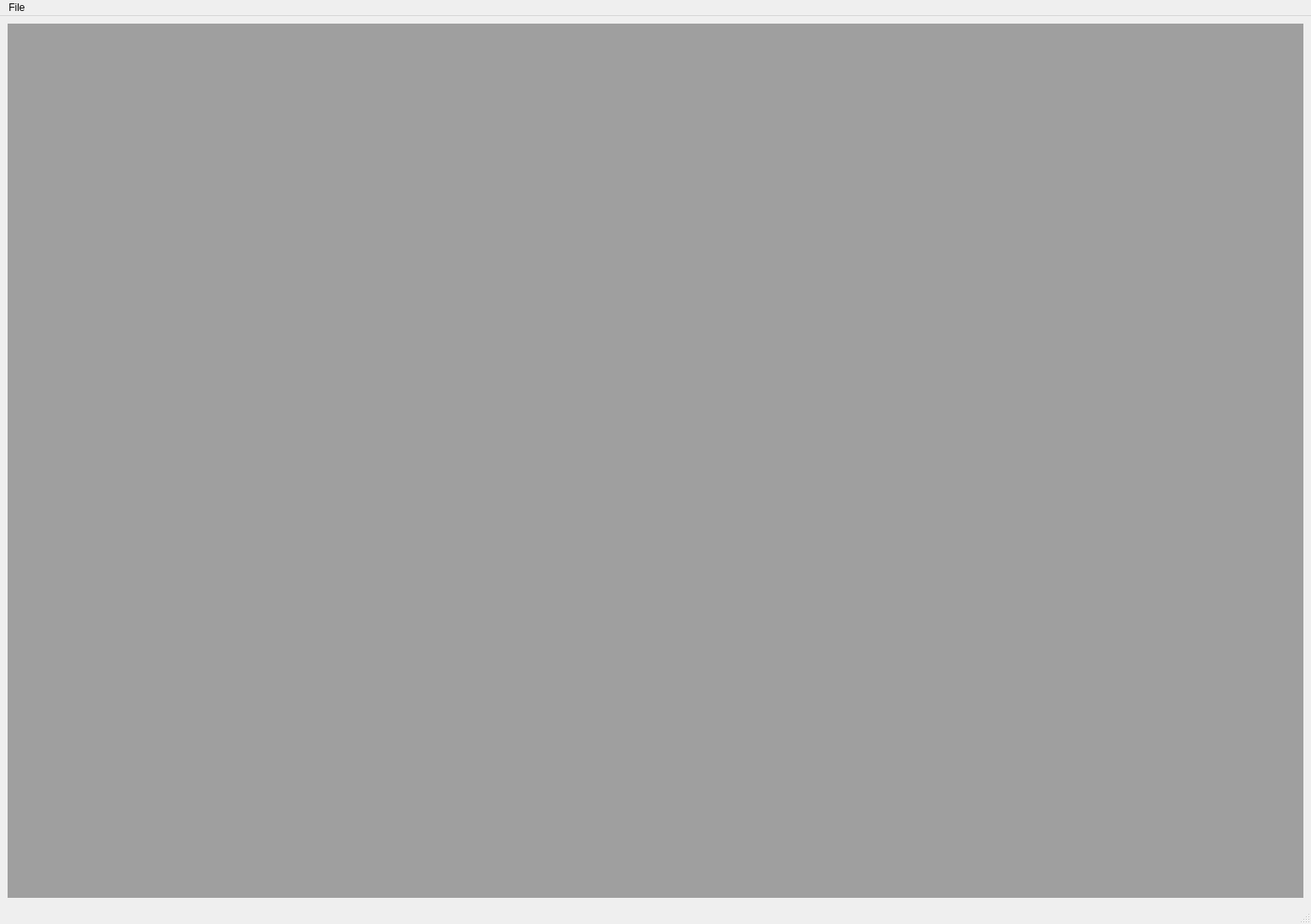
<?xml version="1.0" encoding="UTF-8"?>
<ui version="4.0">
 <class>MainWindow</class>
 <widget class="QMainWindow" name="MainWindow">
  <property name="geometry">
   <rect>
    <x>0</x>
    <y>0</y>
    <width>1553</width>
    <height>1095</height>
   </rect>
  </property>
  <property name="windowTitle">
   <string>MainWindow</string>
  </property>
  <widget class="QWidget" name="centralwidget">
   <layout class="QVBoxLayout" name="verticalLayout">
    <item>
     <widget class="QMdiArea" name="mdiArea_main">
      <property name="viewMode">
       <enum>QMdiArea::SubWindowView</enum>
      </property>
      <property name="tabsClosable">
       <bool>false</bool>
      </property>
      <widget class="QWidget" name="subwindow_main_menu">
       <property name="windowTitle">
        <string>Subwindow</string>
       </property>
       <property name="styleSheet">
        <string notr="true">border-image: url(:/Menu/images/stardewbackground.png);</string>
       </property>
       <layout class="QVBoxLayout" name="verticalLayout_5">
        <item>
         <widget class="QLabel" name="label_main_menu_image">
          <property name="styleSheet">
           <string notr="true">image: url(:/Menu/images/Main_Logo.png);
border-image: transparent</string>
          </property>
          <property name="text">
           <string/>
          </property>
          <property name="scaledContents">
           <bool>true</bool>
          </property>
         </widget>
        </item>
        <item>
         <layout class="QHBoxLayout" name="horizontalLayout">
          <item>
           <layout class="QVBoxLayout" name="verticalLayout_images2">
            <item>
             <widget class="QLabel" name="label_pumpkin_image">
              <property name="styleSheet">
               <string notr="true">image: url(:/Menu/images/pumpkin.png);
border-image: transparent</string>
              </property>
              <property name="text">
               <string/>
              </property>
             </widget>
            </item>
            <item>
             <widget class="QLabel" name="label_starfruitseed_image">
              <property name="styleSheet">
               <string notr="true">image: url(:/Menu/images/starfruitseed.png);
border-image: transparent</string>
              </property>
              <property name="text">
               <string/>
              </property>
             </widget>
            </item>
            <item>
             <widget class="QLabel" name="label_fairyrose_image">
              <property name="styleSheet">
               <string notr="true">image: url(:/Menu/images/Fairy_Rose.png);
border-image: transparent</string>
              </property>
              <property name="text">
               <string/>
              </property>
             </widget>
            </item>
            <item>
             <widget class="QLabel" name="label_redcabbage_image">
              <property name="styleSheet">
               <string notr="true">image: url(:/Menu/images/Red_Cabbage.png);
border-image: transparent</string>
              </property>
              <property name="text">
               <string/>
              </property>
             </widget>
            </item>
           </layout>
          </item>
          <item>
           <layout class="QVBoxLayout" name="verticalLayout_main_menu_buttons">
            <item>
             <widget class="QPushButton" name="push_new">
              <property name="font">
               <font>
                <family>Segoe Script</family>
                <pointsize>16</pointsize>
               </font>
              </property>
              <property name="toolTip">
               <string>&lt;html&gt;&lt;head/&gt;&lt;body&gt;&lt;p&gt;&lt;span style=&quot; font-size:10pt; font-weight:600;&quot;&gt;Create a new planner to determine costs and profits for your farm.&lt;/span&gt;&lt;/p&gt;&lt;/body&gt;&lt;/html&gt;</string>
              </property>
              <property name="styleSheet">
               <string notr="true">QPushButton {
    border: 2px solid black;
    border-radius: 5px; 
	background-color: rgb(255, 255, 255);
	border-image: transparent	
}
QPushButton:hover {
    background-color: lightblue; 
}

QToolTip {
	background-color: rgb(255, 255, 255);
    border: 2px solid black;
	border-radius: 5px; 
	border-image: transparent
}</string>
              </property>
              <property name="text">
               <string>Create New Planner</string>
              </property>
             </widget>
            </item>
            <item>
             <widget class="QPushButton" name="push_load">
              <property name="font">
               <font>
                <family>Segoe Script</family>
                <pointsize>16</pointsize>
               </font>
              </property>
              <property name="styleSheet">
               <string notr="true">QPushButton {
    border: 2px solid black;
    border-radius: 5px; 
	background-color: rgb(255, 255, 255);
	border-image: transparent	
}
QPushButton:hover {
    background-color: lightblue; 
}</string>
              </property>
              <property name="text">
               <string>Load Planner</string>
              </property>
             </widget>
            </item>
            <item>
             <widget class="QPushButton" name="push_options">
              <property name="font">
               <font>
                <family>Segoe Script</family>
                <pointsize>16</pointsize>
               </font>
              </property>
              <property name="styleSheet">
               <string notr="true">QPushButton {
    border: 2px solid black;
    border-radius: 5px; 
	background-color: rgb(255, 255, 255);
	border-image: transparent	
}
QPushButton:hover {
    background-color: lightblue; 
}</string>
              </property>
              <property name="text">
               <string>Options</string>
              </property>
             </widget>
            </item>
            <item>
             <widget class="QPushButton" name="push_exit">
              <property name="font">
               <font>
                <family>Segoe Script</family>
                <pointsize>16</pointsize>
               </font>
              </property>
              <property name="toolTip">
               <string>&lt;html&gt;&lt;head/&gt;&lt;body&gt;&lt;p&gt;&lt;span style=&quot; font-size:10pt; font-weight:600;&quot;&gt;Exit Program&lt;/span&gt;&lt;/p&gt;&lt;/body&gt;&lt;/html&gt;</string>
              </property>
              <property name="styleSheet">
               <string notr="true">QPushButton {
    border: 2px solid black;
    border-radius: 5px; 
	background-color: rgb(255, 255, 255);
	border-image: transparent	
}
QPushButton:hover {
    background-color: lightblue; 
}

QToolTip {
	background-color: rgb(255, 255, 255);
    border: 2px solid black;
	border-radius: 5px; 
	border-image: transparent
}</string>
              </property>
              <property name="text">
               <string>Exit</string>
              </property>
             </widget>
            </item>
           </layout>
          </item>
          <item>
           <layout class="QVBoxLayout" name="verticalLayout_images">
            <item>
             <widget class="QLabel" name="label_melon_image">
              <property name="styleSheet">
               <string notr="true">image: url(:/Menu/images/Melon.png);
border-image: transparent</string>
              </property>
              <property name="text">
               <string/>
              </property>
             </widget>
            </item>
            <item>
             <widget class="QLabel" name="label_pineappleseed_image">
              <property name="styleSheet">
               <string notr="true">image: url(:/Menu/images/Pineapple_Seeds.png);
border-image: transparent</string>
              </property>
              <property name="text">
               <string/>
              </property>
             </widget>
            </item>
            <item>
             <widget class="QLabel" name="label_poppy_image">
              <property name="styleSheet">
               <string notr="true">image: url(:/Menu/images/Poppy.png);
border-image: transparent</string>
              </property>
              <property name="text">
               <string/>
              </property>
             </widget>
            </item>
            <item>
             <widget class="QLabel" name="label_rhubarb_image">
              <property name="styleSheet">
               <string notr="true">image: url(:/Menu/images/Rhubarb.png);
border-image: transparent</string>
              </property>
              <property name="text">
               <string/>
              </property>
             </widget>
            </item>
           </layout>
          </item>
         </layout>
        </item>
       </layout>
      </widget>
      <widget class="QWidget" name="subwindow_planner">
       <property name="windowTitle">
        <string>Subwindow</string>
       </property>
       <layout class="QHBoxLayout" name="horizontalLayout_11">
        <item>
         <layout class="QVBoxLayout" name="verticalLayout_return_main_menu">
          <item>
           <widget class="QPushButton" name="push_return">
            <property name="font">
             <font>
              <pointsize>14</pointsize>
             </font>
            </property>
            <property name="text">
             <string>Return to Main Menu</string>
            </property>
           </widget>
          </item>
          <item>
           <spacer name="verticalSpacer">
            <property name="orientation">
             <enum>Qt::Vertical</enum>
            </property>
            <property name="sizeHint" stdset="0">
             <size>
              <width>20</width>
              <height>40</height>
             </size>
            </property>
           </spacer>
          </item>
         </layout>
        </item>
        <item>
         <layout class="QVBoxLayout" name="verticalLayout_8">
          <item>
           <widget class="QLabel" name="label_planner_title">
            <property name="font">
             <font>
              <family>Segoe Script</family>
              <pointsize>22</pointsize>
              <weight>75</weight>
              <bold>true</bold>
              <underline>true</underline>
             </font>
            </property>
            <property name="layoutDirection">
             <enum>Qt::LeftToRight</enum>
            </property>
            <property name="text">
             <string>Planner</string>
            </property>
            <property name="alignment">
             <set>Qt::AlignCenter</set>
            </property>
           </widget>
          </item>
          <item>
           <layout class="QHBoxLayout" name="horizontalLayout_4">
            <item>
             <widget class="QLabel" name="label_farming_level">
              <property name="font">
               <font>
                <pointsize>18</pointsize>
               </font>
              </property>
              <property name="text">
               <string>Farming Level:</string>
              </property>
             </widget>
            </item>
            <item>
             <widget class="QSpinBox" name="spinner_farming_level">
              <property name="font">
               <font>
                <pointsize>18</pointsize>
               </font>
              </property>
             </widget>
            </item>
            <item>
             <widget class="QLabel" name="label_perk_1">
              <property name="font">
               <font>
                <pointsize>18</pointsize>
               </font>
              </property>
              <property name="text">
               <string>Perk 1:</string>
              </property>
             </widget>
            </item>
            <item>
             <widget class="QComboBox" name="combo_perk_1">
              <property name="font">
               <font>
                <pointsize>18</pointsize>
               </font>
              </property>
             </widget>
            </item>
            <item>
             <widget class="QLabel" name="label_perk_2">
              <property name="font">
               <font>
                <pointsize>18</pointsize>
               </font>
              </property>
              <property name="text">
               <string>Perk 2:</string>
              </property>
             </widget>
            </item>
            <item>
             <widget class="QComboBox" name="combo_perk_2">
              <property name="font">
               <font>
                <pointsize>18</pointsize>
               </font>
              </property>
             </widget>
            </item>
           </layout>
          </item>
          <item>
           <widget class="QMdiArea" name="mdiArea_table">
            <widget class="QWidget" name="subwindow_table">
             <property name="windowTitle">
              <string>Subwindow</string>
             </property>
             <layout class="QVBoxLayout" name="verticalLayout_7">
              <item>
               <widget class="QTableWidget" name="table_planner"/>
              </item>
              <item>
               <layout class="QVBoxLayout" name="verticalLayout_2">
                <item>
                 <layout class="QHBoxLayout" name="horizontalLayout_9">
                  <item>
                   <widget class="QLabel" name="label_cost_name">
                    <property name="font">
                     <font>
                      <pointsize>18</pointsize>
                     </font>
                    </property>
                    <property name="frameShape">
                     <enum>QFrame::WinPanel</enum>
                    </property>
                    <property name="frameShadow">
                     <enum>QFrame::Raised</enum>
                    </property>
                    <property name="text">
                     <string>Total Cost:</string>
                    </property>
                   </widget>
                  </item>
                  <item>
                   <widget class="QLabel" name="label_cost_amount">
                    <property name="font">
                     <font>
                      <pointsize>18</pointsize>
                     </font>
                    </property>
                    <property name="text">
                     <string>0</string>
                    </property>
                    <property name="alignment">
                     <set>Qt::AlignRight|Qt::AlignTrailing|Qt::AlignVCenter</set>
                    </property>
                   </widget>
                  </item>
                  <item>
                   <widget class="QLabel" name="label_g_cost">
                    <property name="font">
                     <font>
                      <pointsize>18</pointsize>
                     </font>
                    </property>
                    <property name="text">
                     <string>g</string>
                    </property>
                   </widget>
                  </item>
                  <item>
                   <widget class="QLabel" name="label_gross_name">
                    <property name="font">
                     <font>
                      <pointsize>18</pointsize>
                     </font>
                    </property>
                    <property name="frameShape">
                     <enum>QFrame::WinPanel</enum>
                    </property>
                    <property name="frameShadow">
                     <enum>QFrame::Raised</enum>
                    </property>
                    <property name="text">
                     <string>Estimated Gross Profit:</string>
                    </property>
                   </widget>
                  </item>
                  <item>
                   <widget class="QLabel" name="label_gross_amount">
                    <property name="font">
                     <font>
                      <pointsize>18</pointsize>
                     </font>
                    </property>
                    <property name="text">
                     <string>0</string>
                    </property>
                    <property name="alignment">
                     <set>Qt::AlignRight|Qt::AlignTrailing|Qt::AlignVCenter</set>
                    </property>
                   </widget>
                  </item>
                  <item>
                   <widget class="QLabel" name="label_g_gross">
                    <property name="font">
                     <font>
                      <pointsize>18</pointsize>
                     </font>
                    </property>
                    <property name="text">
                     <string>g</string>
                    </property>
                   </widget>
                  </item>
                  <item>
                   <widget class="QLabel" name="label_net_name">
                    <property name="font">
                     <font>
                      <pointsize>18</pointsize>
                     </font>
                    </property>
                    <property name="frameShape">
                     <enum>QFrame::WinPanel</enum>
                    </property>
                    <property name="frameShadow">
                     <enum>QFrame::Raised</enum>
                    </property>
                    <property name="text">
                     <string>Estimated Net Profit:</string>
                    </property>
                   </widget>
                  </item>
                  <item>
                   <widget class="QLabel" name="label_net_amount">
                    <property name="font">
                     <font>
                      <pointsize>18</pointsize>
                     </font>
                    </property>
                    <property name="text">
                     <string>0</string>
                    </property>
                    <property name="alignment">
                     <set>Qt::AlignRight|Qt::AlignTrailing|Qt::AlignVCenter</set>
                    </property>
                   </widget>
                  </item>
                  <item>
                   <widget class="QLabel" name="label_g_net">
                    <property name="font">
                     <font>
                      <pointsize>18</pointsize>
                     </font>
                    </property>
                    <property name="text">
                     <string>g</string>
                    </property>
                   </widget>
                  </item>
                 </layout>
                </item>
                <item>
                 <layout class="QHBoxLayout" name="horizontalLayout_del_search_add">
                  <item>
                   <widget class="QPushButton" name="push_delete_crop">
                    <property name="font">
                     <font>
                      <pointsize>14</pointsize>
                     </font>
                    </property>
                    <property name="text">
                     <string>Delete Crop</string>
                    </property>
                   </widget>
                  </item>
                  <item>
                   <spacer name="horizontalSpacer_2">
                    <property name="orientation">
                     <enum>Qt::Horizontal</enum>
                    </property>
                    <property name="sizeHint" stdset="0">
                     <size>
                      <width>40</width>
                      <height>20</height>
                     </size>
                    </property>
                   </spacer>
                  </item>
                  <item>
                   <widget class="QLineEdit" name="lineEdit_search">
                    <property name="font">
                     <font>
                      <pointsize>14</pointsize>
                     </font>
                    </property>
                   </widget>
                  </item>
                  <item>
                   <widget class="QPushButton" name="push_search">
                    <property name="font">
                     <font>
                      <pointsize>14</pointsize>
                     </font>
                    </property>
                    <property name="text">
                     <string>Search</string>
                    </property>
                   </widget>
                  </item>
                  <item>
                   <spacer name="horizontalSpacer">
                    <property name="orientation">
                     <enum>Qt::Horizontal</enum>
                    </property>
                    <property name="sizeHint" stdset="0">
                     <size>
                      <width>40</width>
                      <height>20</height>
                     </size>
                    </property>
                   </spacer>
                  </item>
                  <item>
                   <widget class="QPushButton" name="push_add_crop">
                    <property name="font">
                     <font>
                      <pointsize>14</pointsize>
                     </font>
                    </property>
                    <property name="text">
                     <string>Add Crop</string>
                    </property>
                   </widget>
                  </item>
                 </layout>
                </item>
               </layout>
              </item>
             </layout>
            </widget>
            <widget class="QWidget" name="subwindow_addcrop">
             <property name="windowTitle">
              <string>Subwindow</string>
             </property>
             <layout class="QVBoxLayout" name="verticalLayout_6">
              <item>
               <widget class="QLabel" name="label_add_crop_title">
                <property name="font">
                 <font>
                  <family>Segoe Script</family>
                  <pointsize>20</pointsize>
                  <underline>true</underline>
                 </font>
                </property>
                <property name="styleSheet">
                 <string notr="true">image: url(:/Planner/images/1730866778_stardew_valley.jpg);

color: rgb(255, 255, 255);</string>
                </property>
                <property name="text">
                 <string>Add a crop to your planner</string>
                </property>
                <property name="alignment">
                 <set>Qt::AlignHCenter|Qt::AlignTop</set>
                </property>
               </widget>
              </item>
              <item>
               <layout class="QVBoxLayout" name="verticalLayout_3">
                <item>
                 <layout class="QHBoxLayout" name="horizontalLayout_5">
                  <item>
                   <widget class="QLabel" name="label_season_planted">
                    <property name="font">
                     <font>
                      <pointsize>14</pointsize>
                     </font>
                    </property>
                    <property name="text">
                     <string>Season planted in:</string>
                    </property>
                   </widget>
                  </item>
                  <item>
                   <widget class="QComboBox" name="combo_season_planted">
                    <property name="font">
                     <font>
                      <pointsize>14</pointsize>
                     </font>
                    </property>
                    <property name="toolTip">
                     <string>&lt;html&gt;&lt;head/&gt;&lt;body&gt;&lt;p&gt;&lt;br/&gt;&lt;/p&gt;&lt;/body&gt;&lt;/html&gt;</string>
                    </property>
                   </widget>
                  </item>
                  <item>
                   <widget class="QLabel" name="label_sprinkler_image">
                    <property name="styleSheet">
                     <string notr="true">image: url(:/Planner/images/Sprinkler.png);</string>
                    </property>
                    <property name="text">
                     <string/>
                    </property>
                   </widget>
                  </item>
                 </layout>
                </item>
                <item>
                 <layout class="QHBoxLayout" name="horizontalLayout_2">
                  <item>
                   <widget class="QLabel" name="label_select_seed">
                    <property name="font">
                     <font>
                      <pointsize>14</pointsize>
                     </font>
                    </property>
                    <property name="text">
                     <string>Select Seed:</string>
                    </property>
                   </widget>
                  </item>
                  <item>
                   <widget class="QComboBox" name="combo_seed_name">
                    <property name="font">
                     <font>
                      <pointsize>14</pointsize>
                     </font>
                    </property>
                   </widget>
                  </item>
                  <item>
                   <widget class="QLabel" name="label_hoe_image">
                    <property name="styleSheet">
                     <string notr="true">image: url(:/Planner/images/Hoe.png);</string>
                    </property>
                    <property name="text">
                     <string/>
                    </property>
                   </widget>
                  </item>
                 </layout>
                </item>
                <item>
                 <layout class="QHBoxLayout" name="horizontalLayout_3">
                  <item>
                   <widget class="QLabel" name="label_amount_purchased">
                    <property name="font">
                     <font>
                      <pointsize>14</pointsize>
                     </font>
                    </property>
                    <property name="text">
                     <string>Amount Purchased:</string>
                    </property>
                   </widget>
                  </item>
                  <item>
                   <widget class="QSpinBox" name="spin_amount_purchased">
                    <property name="font">
                     <font>
                      <pointsize>14</pointsize>
                     </font>
                    </property>
                   </widget>
                  </item>
                  <item>
                   <widget class="QLabel" name="label_watering_can_image">
                    <property name="styleSheet">
                     <string notr="true">image: url(:/Planner/images/Watering_Can.png);</string>
                    </property>
                    <property name="text">
                     <string/>
                    </property>
                   </widget>
                  </item>
                 </layout>
                </item>
                <item>
                 <layout class="QHBoxLayout" name="horizontalLayout_6">
                  <item>
                   <widget class="QLabel" name="label_day_planted">
                    <property name="font">
                     <font>
                      <pointsize>14</pointsize>
                     </font>
                    </property>
                    <property name="text">
                     <string>Day planted on:</string>
                    </property>
                   </widget>
                  </item>
                  <item>
                   <widget class="QSpinBox" name="spin_day_planted">
                    <property name="font">
                     <font>
                      <pointsize>14</pointsize>
                     </font>
                    </property>
                   </widget>
                  </item>
                  <item>
                   <widget class="QLabel" name="label_scarecrow_image">
                    <property name="styleSheet">
                     <string notr="true">image: url(:/Planner/images/Scarecrow.png);</string>
                    </property>
                    <property name="text">
                     <string/>
                    </property>
                   </widget>
                  </item>
                 </layout>
                </item>
                <item>
                 <layout class="QHBoxLayout" name="horizontalLayout_7">
                  <item>
                   <widget class="QLabel" name="label_select_fertilizer">
                    <property name="font">
                     <font>
                      <pointsize>14</pointsize>
                     </font>
                    </property>
                    <property name="text">
                     <string>Select Fertiliser: </string>
                    </property>
                   </widget>
                  </item>
                  <item>
                   <widget class="QComboBox" name="combo_fertilizer">
                    <property name="font">
                     <font>
                      <pointsize>14</pointsize>
                     </font>
                    </property>
                   </widget>
                  </item>
                  <item>
                   <widget class="QLabel" name="label_fertilizer_image">
                    <property name="styleSheet">
                     <string notr="true">image: url(:/Planner/images/Basic_Fertilizer.png);</string>
                    </property>
                    <property name="text">
                     <string/>
                    </property>
                   </widget>
                  </item>
                 </layout>
                </item>
                <item>
                 <layout class="QHBoxLayout" name="horizontalLayout_10">
                  <item>
                   <widget class="QLabel" name="label_replant">
                    <property name="font">
                     <font>
                      <pointsize>14</pointsize>
                     </font>
                    </property>
                    <property name="text">
                     <string>Replant/Regrow?</string>
                    </property>
                   </widget>
                  </item>
                  <item>
                   <widget class="QCheckBox" name="checkBox_regrow">
                    <property name="font">
                     <font>
                      <pointsize>12</pointsize>
                     </font>
                    </property>
                    <property name="text">
                     <string>Are you planning to replant or allow crop to regrow throughout season?</string>
                    </property>
                   </widget>
                  </item>
                  <item>
                   <widget class="QLabel" name="label_scythe_image">
                    <property name="styleSheet">
                     <string notr="true">image: url(:/Planner/images/Scythe.png);</string>
                    </property>
                    <property name="text">
                     <string/>
                    </property>
                   </widget>
                  </item>
                 </layout>
                </item>
               </layout>
              </item>
              <item>
               <layout class="QVBoxLayout" name="verticalLayout_4">
                <item>
                 <layout class="QHBoxLayout" name="horizontalLayout_8">
                  <item>
                   <widget class="QPushButton" name="push_cancel_add_crop">
                    <property name="font">
                     <font>
                      <pointsize>14</pointsize>
                     </font>
                    </property>
                    <property name="text">
                     <string>Cancel</string>
                    </property>
                   </widget>
                  </item>
                  <item>
                   <spacer name="horizontalSpacer_4">
                    <property name="orientation">
                     <enum>Qt::Horizontal</enum>
                    </property>
                    <property name="sizeHint" stdset="0">
                     <size>
                      <width>40</width>
                      <height>20</height>
                     </size>
                    </property>
                   </spacer>
                  </item>
                  <item>
                   <widget class="QPushButton" name="push_add_crop_final">
                    <property name="font">
                     <font>
                      <pointsize>14</pointsize>
                     </font>
                    </property>
                    <property name="text">
                     <string>Add Crop</string>
                    </property>
                   </widget>
                  </item>
                 </layout>
                </item>
               </layout>
              </item>
             </layout>
            </widget>
           </widget>
          </item>
          <item>
           <layout class="QHBoxLayout" name="horizontalLayout_finish">
            <item>
             <widget class="QPushButton" name="push_save">
              <property name="font">
               <font>
                <pointsize>14</pointsize>
               </font>
              </property>
              <property name="text">
               <string>Save</string>
              </property>
             </widget>
            </item>
            <item>
             <spacer name="horizontalSpacer_3">
              <property name="orientation">
               <enum>Qt::Horizontal</enum>
              </property>
              <property name="sizeHint" stdset="0">
               <size>
                <width>40</width>
                <height>20</height>
               </size>
              </property>
             </spacer>
            </item>
           </layout>
          </item>
         </layout>
        </item>
       </layout>
      </widget>
     </widget>
    </item>
   </layout>
  </widget>
  <widget class="QMenuBar" name="menubar">
   <property name="geometry">
    <rect>
     <x>0</x>
     <y>0</y>
     <width>1553</width>
     <height>21</height>
    </rect>
   </property>
   <widget class="QMenu" name="menuFile">
    <property name="title">
     <string>File</string>
    </property>
   </widget>
   <addaction name="menuFile"/>
  </widget>
  <widget class="QStatusBar" name="statusbar"/>
  <action name="actionTabbed">
   <property name="text">
    <string>Tabbed</string>
   </property>
  </action>
  <action name="actionSubwindow">
   <property name="text">
    <string>Subwindow</string>
   </property>
  </action>
 </widget>
 <resources>
  <include location="stardew_images.qrc"/>
 </resources>
 <connections/>
</ui>
